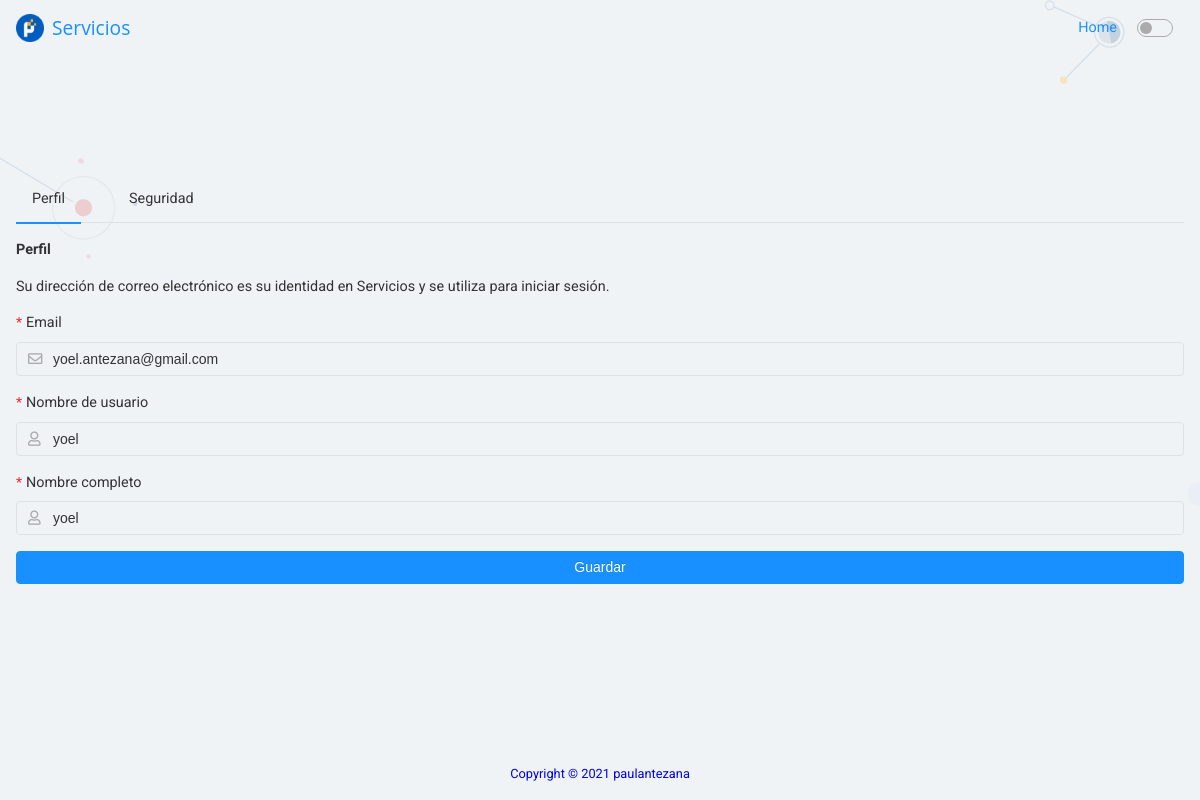
The app's page /user/update (signed in) with its own data.
### tables this page shows
CREATE TABLE users(
    user_id INT AUTO_INCREMENT NOT NULL,
    user_name VARCHAR(64) NOT NULL UNIQUE,
    password VARCHAR(64) NOT NULL,
    full_name VARCHAR(255) NOT NULL,
     
    gender enum('0','1','2') DEFAULT '2',
    avatar VARCHAR(64) DEFAULT '',
    email  VARCHAR(64) DEFAULT '' UNIQUE,
    user_role_id INT NOT NULL,
    phone  VARCHAR(32) DEFAULT '',
    is_verified TINYINT DEFAULT 0,
    date_verified DATETIME,

    updated_at DATETIME,
    created_at DATETIME,
    created_user_id INT,
    updated_user_id INT,
    state TINYINT DEFAULT 1,
    CONSTRAINT pk_user PRIMARY KEY (user_id),
    CONSTRAINT fk_user_user_roles FOREIGN KEY (user_role_id) REFERENCES user_roles (user_role_id)
        ON UPDATE RESTRICT ON DELETE RESTRICT
);

### src/Controllers/Helpers/Common.php (called while the page is built, shortened)
<?php
function requireToVar($file, $parameter)
{
    require($file);
    return ob_get_clean();
}

### src/Controllers/UserController.php (called while the page is built, shortened)
<?php
class UserController extends Controller
{
    private $userModel;
    public function __construct(PDO $connection)
    {
        $this->userModel = new User($connection);
    }
    public function update()
    {
        try {
            $user = $this->userModel->getById($_SESSION[SESS_KEY]);
            $this->render('profileUpdate.view.php', [
                'user' => $user,
            ], 'layouts/site.layout.php');
        } catch (Exception $e) {
            $this->render('500.view.php', [
                'message' => $e->getMessage(),
            ], 'layouts/site.layout.php');
        }
    }
}

### src/route.php (called while the page is built, shortened)
<?php
class Router
{
    private $method;
    private $param;
    private function matchRoute()
    {
        $url = explode('/', URL);
        if(preg_match('/^\/admin/', URL)){
            if(isset($_SESSION[SESS_KEY]) && isset($_SESSION[SESS_USER])){
                $this->method = !empty($url[3]) ? $url[3] : 'home';
                $this->controller = !empty($url[2]) ? $url[2] : 'Home';
                $this->group = 'admin/';
            } else {
                if (strtolower($_SERVER['HTTP_ACCEPT']) == 'application/json') {
                    http_response_code(403);
                    die();
                } else {
                    $this->method = 'login';
                    $this->controller = 'User';
                }
            }
        } else {
            $this->method = !empty($url[2]) ? $url[2] : 'home';
        }
    }
    public function run()
    {
        $database = new Database();
        $controller = new $this->controller($database->getConnection());
        $method = $this->method;
        $controller->$method($this->param);
    }
}

### index.php (called while the page is built, shortened)
<?php
$router = new Router();
$router->run();

### src/Core/Model.php (called while the page is built, shortened)
<?php
class Model
{
    protected $table;
    protected $tableID;
    protected $db;
    public function __construct(string $table, string $tableID, PDO $db)
    {
        $this->table = $table;
        $this->tableID = $tableID;
        $this->db = $db;
    }
    public function getById(int $id)
    {
        try {
            $stmt = $this->db->prepare("SELECT * FROM $this->table WHERE $this->tableID = :$this->tableID LIMIT 1");
            $stmt->bindParam(":$this->tableID", $id);
            if (!$stmt->execute()) {
                throw new Exception($stmt->errorInfo()[2]);
            }
            return $stmt->fetch();
        } catch (Exception $e) {
            throw new Exception('Error en metodo : ' . __FUNCTION__ . ' | ' . $e->getMessage());
        }
    }
}

### src/Views/profileUpdate.view.php (the view, shortened to what this page needs)
<div class="MainContainer">
    <div class="SnTab">
        <div class="SnTab-header">
            <div class="SnTab-title is-active">Perfil</div>
            <div class="SnTab-title">Seguridad</div>
        </div>
        <div class="SnTab-content">
            <div class="SnGrid col-gap m-grid-2 SnMb-5">
                <div>
                    <strong>Perfil</strong>
                    <p>Su dirección de correo electrónico es su identidad en <?= APP_NAME ?> y se utiliza para iniciar sesión.</p>
                </div>
                <form action="" class="SnForm" method="post" onsubmit="profileUpdateProfile(event)">
                    <div class="SnForm-item required">
                        <label for="userEmail" class="SnForm-label">Email</label>
                        <div class="SnControl-wrapper">
                            <i class="far fa-envelope SnControl-prefix"></i>
                            <input type="email" class="SnForm-control SnControl" required id="userEmail" placeholder="Email" value="<?= $parameter['user']['email'] ?>">
                        </div>
                    </div>
                    <div class="SnForm-item required">
                        <label for="userUserName" class="SnForm-label">Nombre de usuario</label>
                        <div class="SnControl-wrapper">
                            <i class="far fa-user SnControl-prefix"></i>
                            <input type="text" class="SnForm-control SnControl" required id="userUserName" placeholder="Nombre de usuario" value="<?= $parameter['user']['user_name'] ?>">
                        </div>
                    </div>
                    <div class="SnForm-item required">
                        <label for="userFullName" class="SnForm-label">Nombre completo</label>
                        <div class="SnControl-wrapper">
                            <i class="far fa-user SnControl-prefix"></i>
                            <input type="text" class="SnForm-control SnControl" required id="userFullName" placeholder="Nombre completo" value="<?= $parameter['user']['full_name'] ?>">
                        </div>
                    </div>
                    <div class="SnForm-item">
                        <button type="submit" class="SnBtn primary block" name="commitUser">Guardar</button>
                    </div>
                </form>
            </div>
        </div>
    </div>
</div>

### assets/css/site.css (style rules this page uses)
:root { --gap: 1rem }
:root { --snColorBg: #FAFAFA;--snColorBgAlt: #FFFFFF;--snColor1Lighter4: #E6F6FF;--snColor1Lighter3: #A3DCFF;--snColor1Lighter2: #7AC8FF;--snColor1Lighter: #51AFFC;--snColor1Light: #268EF0;--snColor1: #0170E3;--snColor1Dark: #0055BD;--snColor1Darker: #003F96;--snColor1Darker2: #002B70;--snColor1Darker3: #001A4A;--snColor1Inverse: #FFFFFF }
*,*:before,*:after { box-sizing:border-box }
body { margin:0;color:var(--snColorText);background:var(--snColorBg);font-family:sans-serif }
:root { --snColor1Lighter4: #E6F7FF;--snColor1Lighter3: #BAE7FF;--snColor1Lighter2: #91D5FF;--snColor1Lighter: #69C0FF;--snColor1Light: #40A9FF;--snColor1: #1890FF;--snColor1Dark: #096DD9;--snColor1Darker: #0050B3;--snColor1Darker2: #003A8C;--snColor1Darker3: #002766;--snColor1Inverse: #FFFFFF;--snColor2Lighter: #ffd685;--snColor2Light: #ffc757;--snColor2: #faad14;--snColor2Dark: #ffa600;--snColor2Darker: #eb9c00;--snColor2Inverse: #FFFFFF;--snErrorLight: #FF4D4F;--snError: #F5222D;--snErrorDark: #CF1322;--snErrorInverse: white;--snSuccessLight: #73D13D;--snSuccess: #52C41A;--snSuccessDark: #389E0D;--snSuccessInverse: white;--snWarningLight: #FFEC3D;--snWarning: #FADB14;--snWarningDark: #D4B106;--snWarningInverse: #3d2501;--snColorBg: #EFF3F6;--snColorBgAlt: #ffffff;--snColorHover: #0000000d;--snColorText: #333333;--snColorTextAlt: #ABABAB;--snColorBorder: #DFE2E2;--snColorDarkSmoother: #4f7087;--snColorDarkSmooth: #3c5567;--snColorDark: #2a3b47;--snColorDarker: #22303a;--snColorDarkest: #1a252d;--snColorDarkInverse: #b6bcc0 }
body { font-family:'Roboto', 'Helvetica Neue', Helvetica, Arial, sans-serif;font-size:0.90rem;line-height:1.5384616;background:var(--snColorBg) }
.SnBtn { line-height:2.2em;position:relative;display:inline-block;font-weight:400;white-space:nowrap;text-align:center;text-shadow:0 -1px 0 rgba(0,0,0,0.12);cursor:pointer;transition:all 0.3s cubic-bezier(0.645, 0.045, 0.355, 1);user-select:none;touch-action:manipulation;padding:0 15px;font-size:14px;border-radius:4px;color:var(--snColorText);border:1px solid var(--snColorBorder);text-decoration:none;background:transparent }
.SnBtn.block { width:100%;display:block }
.SnBtn.primary { color:var(--snColor1Inverse);background-color:var(--snColor1);border-color:var(--snColor1) }
.SnForm-item { margin-bottom:16px }
.SnForm-item.required .SnForm-label::before { display:inline-block;margin-right:4px;color:var(--snError);font-size:14px;line-height:1;content:"*" }
.SnForm-label { display:block;margin:0;padding:0 0 8px;line-height:1.5;color:var(--snColorText) }
.SnForm-control { border:1px solid var(--snColorBorder);background:var(--snColorBg);box-shadow:none;padding:6px 11px;font-size:14px;color:var(--snColorText);border-radius:4px;line-height:1.5em;display:inline-block;height:34px;width:100% }
.SnForm-control::placeholder { color:var(--snColorBorder) }
.SnControl:not(:first-child) { padding-left:36px }
.SnControl-wrapper { position:relative }
.SnControl-prefix,.SnControl-suffix { position:absolute;top:50%;transform:translateY(-50%);cursor:pointer;color:var(--snColorTextAlt) }
.SnControl-prefix { left:12px }
.SnMb-5 { margin-bottom:1.25rem }
.SnTab-header { margin:0 0 16px 0;border-bottom:1px solid var(--snColorBorder);display:flex }
.SnTab-title { padding:12px 16px;cursor:pointer;margin:0 32px 0 0;white-space:nowrap }
.SnTab-title:last-child { margin:0 }
.SnTab-title.is-active { box-shadow:0 2px var(--snColor1) }
.SnTab-content { display:none }
.SnTab-content.is-active { display:block }
.MainContainer { max-width:1200px;margin-left:auto;margin-right:auto;padding:1rem }

### records on screen
users: email "yoel.antezana@gmail.com", user_name "yoel", full_name "yoel"

### other values on screen
APP_NAME "Servicios"
APP_AUTHOR "paulantezana"
